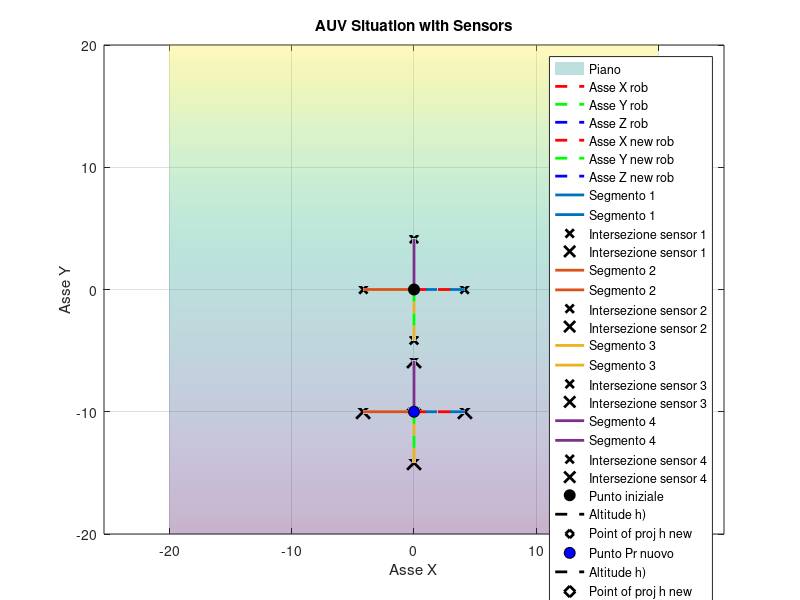

The MATLAB source for this figure:
% clear; close all; clc;

% Flag per usare angoli specifici o generati randomicamente
use_specific_angles = true; % Imposta a 'false' per angoli randomici
use_specific_speed = true; % Imposta a 'false' per velocità randomiche
tolerance = 1e-4;
areDifferent = @(a, b, tol) abs(a - b) > tol * max(abs(a), abs(b));

%% Angle defintions
if use_specific_angles
    % terrain
    beta = 0;
    alpha = pi/10;

    % robot
    theta = 0;
    phi = 0;
else
    % random angles generator
    lower_bound = -pi/2;
    upper_bound = pi/2;
    % Genera un singolo angolo randomico
    beta = lower_bound + (upper_bound - lower_bound) * rand();
    alpha = lower_bound + (upper_bound - lower_bound) * rand();
    lower_bound = -pi/4;
    upper_bound = pi/4;
    theta = lower_bound + (upper_bound - lower_bound) * rand();
    phi = lower_bound + (upper_bound - lower_bound) * rand();
end
fprintf('Valori per angoli\n');
fprintf('beta: %.2f\n', rad2deg(beta));
fprintf('alpha: %.2f\n', rad2deg(alpha));
fprintf('theta: %.2f\n', rad2deg(theta));
fprintf('phi: %.2f\n', rad2deg(phi)); 

%% Speed definitions
if use_specific_speed
    surge = 0;
    sway = 10000;
    heave = 0;
    p = 0;
    q = 0;
else
    % random angles generator
    lower_bound = 10000;
    upper_bound = -10000;
    % Genera un singolo angolo randomico
    surge = lower_bound + (upper_bound - lower_bound) * rand();
    sway = lower_bound + (upper_bound - lower_bound) * rand();
    heave = lower_bound + (upper_bound - lower_bound) * rand();
    lower_bound = 10000;
    upper_bound = -10000;
    p = lower_bound + (upper_bound - lower_bound) * rand();
    q = lower_bound + (upper_bound - lower_bound) * rand();
end
fprintf('\nValori per velocità\n');
fprintf('u: %.2f\n', surge);
fprintf('v: %.2f\n', sway);
fprintf('w: %.2f\n', heave);
fprintf('p: %.2f\n', rad2deg(p)); 
fprintf('q: %.2f\n', rad2deg(q)); 
%% Simulation parameters
Ts = 0.001;
yaw = 0;

%% Terrain Parameters
pplane = [0, 0, -10]';
n0 = [0, 0, -1]'; % segno da controllare
wRs_fixed = diag([1, -1, -1]); % Flip the z-axis and y-axis

%% Robot Parameters
pr = [0, 0, 0]';
speed = [surge, sway, heave, p, q, 0]; 
num_s = 4;
% ----- SU ROLL NON SONO SICURO -------%
s = zeros(3,num_s);
Gamma = -pi/8; % y1 angle (dietro)
s(:, 1) = [sin(Gamma + theta), 0, cos(Gamma + theta)]';
Lambda = pi/8; % y2 angle (front)
s(:, 2) = [sin(Lambda + theta), 0, cos(Lambda + theta)]';
Eta = -pi/8; % y3 angle (left)
s(:, 3) = [0, -sin(Eta + phi), cos(Eta + phi)]';
Zeta = pi/8; % y4 angle (right)
s(:, 4) = [0, -sin(Zeta + phi), cos(Zeta + phi)]';

% check of consistency (non sembra obbligatorio)
for k = 1:num_s
    if (norm(s(:,k)) ~= 1)
        fprintf('k = %.0f\n', k);
        error('norm is not 1');
    end
end

%% Geometry Compuataion 
%  normal to the plane
n_yx = rotz(0)*roty(beta)*rotx(alpha)*n0;
fprintf('\nVettore superficie\n');
fprintf('n_yx: [%.4f; %.4f; %.4f]\n', n_yx(1), n_yx(2), n_yx(3));
if (norm(n_yx) ~= 1)
    fprintf('norm n_yx is not 1\n');
end

%% Sensor Values
t_star = zeros(1, num_s);
p_int = zeros(3, num_s);
y = zeros(1, num_s);
for k = 1:num_s
    if dot(s(:,k),n_yx) == 0
        error('The line s and the plane n_yx are parallel');
    end
    t_star(:, k) = -(dot((pr - pplane),n_yx))/(dot(s(:,k),n_yx));
    p_int(:, k) = pr + t_star(:, k)*s(:, k);
    y(k) = norm(t_star(:, k));
end

% Check of visibility
z_r = [0, 0, -1]';
z_r = rotz(yaw)*roty(theta)*rotx(phi)*z_r; % Adjust z_r based on angles

for k = 1:num_s
    v_p = p_int(:, k) - pr;
    visibile = dot(z_r, v_p) > 0;
    if ~visibile
        fprintf('Error in visibility for the sensor %0.f\n', k);
        error('Point not visible');
    end
end

%% Altitude Computation
% real altitude
% ---- Il meno perchè devo considerarlo nell'altro lato ----%
h_real_yx = -(n_yx'*(pr - pplane))/(norm(n_yx));
fprintf('\nValore per altezza nel primo punto\n');
fprintf('h: %.4f\n', h_real_yx);

%% Check of the results first point
% y Values
fprintf('\nValori dei sensori per primo punto\n');
y_mes = zeros(1, num_s);
for k = 1:num_s
    fprintf('y%.0f = %.4f\n', k, y(k));
    y_mes(k) = (norm(p_int(:, k) - pr));
    if areDifferent(y_mes(k), y(:, k), tolerance)
        fprintf('y: %.4f\n', y_mes(k));
        fprintf('Errore in y per il sensore %0.f\n', k);
    end
end

% h Values
h_from_y = zeros(1, num_s);
for k = 1:num_s
    h_from_y = y(k) * n_yx' * s(:, k);
    if areDifferent(h_real_yx, -h_from_y, tolerance)
        fprintf('h got from y values: %.4f\n', h_from_y);
        fprintf('Errore in h per il sensore %0.f nel calcolo h from y\n', k);
    end
end

%% Muovo il robot
% ----- COME GESTISCO ANGOLARI?? ----- % !!!!!!
w_speed_tp = rotz(yaw) * roty(theta) * rotx(phi) * speed(1:3)';
w_speed = [w_speed_tp; p; q; 0];
% Il meno per vedere bene su Matlab
pr_new = pr + [w_speed(1)*Ts, -w_speed(2)*Ts, -w_speed(3)*Ts]';

%% New Sensor Values
t_star_new = zeros(1, num_s);
p_int_new = zeros(3, num_s);
y_new = zeros(1, num_s);
for k = 1:num_s
    if dot(s(:,k),n_yx) == 0
        error('The line s and the plane n_yx are parallel');
    end
    t_star_new(:, k) = -(dot((pr_new - pplane),n_yx))/(dot(s(:,k),n_yx));
    p_int_new(:, k) = pr_new + t_star_new(:, k)*s(:, k);
    y_new(k) = norm(t_star_new(:, k));
end

% Check of visibility (z_r va spostato, ma come?) !! controlla !!
z_r = [0, 0, -1]';
phi = phi + p*Ts;
theta = theta + q*Ts;
z_r = rotz(yaw)*roty(theta)*rotx(phi)*z_r; % Adjust z_r based on angles

for k = 1:num_s
    v_p = p_int_new(:, k) - pr_new;
    visibile = dot(z_r, v_p) > 0;
    if ~visibile
        fprintf('Error in visibility for the sensor in the new point %0.f\n', k);
        error('Point not visible');
    end
end

%% New Altitude Computation
% real altitude
% ---- Il meno perchè devo considerarlo nell'altro lato ----%
h_real_yx_new = -(n_yx'*(pr_new - pplane))/(norm(n_yx));
fprintf('\nValore per altezza nel nuovo punto\n');
fprintf('New h_yx: %.4f\n', h_real_yx_new);

%% Check of the results for consistency
% y Values new
fprintf('\nValori dei sensori per nuovo punto\n');
y_mes_new = zeros(1, num_s);
for k = 1:num_s
    fprintf('New y%.0f = %.4f\n', k, y_new(k));
    y_mes_new(k) = (norm(p_int_new(:, k) - pr_new));
    if areDifferent(y_mes_new(k), y_new(k), tolerance)
        fprintf('New y%0.f: %.4f\n',k, y_mes_new(k));
        error('Errore in y per il sensore %0.f\n', k);
    end
end
% h Values check
h_from_y_new = zeros(1, num_s);
for k = 1:num_s
    h_from_y_new(k) = y_new(k) * n_yx' * s(:, k);
    if areDifferent(h_real_yx_new, -h_from_y_new(k), tolerance)
        fprintf('h(%0.f): %.4f\n',k, h_from_y_new(k));
        error('Errore in h per il sensore %0.f nel calcolo new h from y\n', k);
    end
end

%% Check of the results the states
% ---- NON TORNA il ragionamento ---%
% hpc_a = (w_speed(1)*Ts)*sin(alpha);
% hpc_b = (w_speed(2)*Ts)*sin(beta);
% w_dh = w_speed(3)*Ts - hpc_b - hpc_a;
% wRs = wRs_fixed * rotz(0)*roty(beta)*rotx(alpha);
% s_dh = (wRs)'*w_speed(1:3)*Ts
% % Rivedere ragionamento
% % Qualcosa non va nella costruzione del piano

%% Plot
figure;
hold on;
grid on;
box on;
% for plot
p_proj = pr - dot(n_yx, pr - pplane) * n_yx; % h projection
colors = lines(num_s);

% Plane plot
[xp, yp] = meshgrid(-20:0.5:20, -20:0.5:20);
if abs(n_yx(3)) > 1e-6
    fprintf('\n!!!Attivazione if disegno del piano!!!\n');
    zp = (-n_yx(1)*(xp-pplane(1)) - n_yx(2)*(yp-pplane(2)))/n_yx(3) + pplane(3);
    surf(xp, yp, zp, 'FaceAlpha', 0.3, 'EdgeColor', 'none', 'DisplayName', 'Piano');
end

% Robot frame
x_dir = rotz(yaw) * roty(theta) * rotx(phi) * [1; 0; 0];
y_dir = rotz(yaw) * roty(theta) * rotx(phi) * [0; -1; 0];
z_dir = rotz(yaw) * roty(theta) * rotx(phi) * [0; 0; -1];
t_tmp = 3;
p_x_dir = pr + t_tmp * x_dir;
p_y_dir = pr + t_tmp * y_dir;
p_z_dir = pr + t_tmp * z_dir;
% Robot frame plot
plot3([pr(1), p_x_dir(1)], [pr(2), p_x_dir(2)], [pr(3), p_x_dir(3)], 'r--', 'LineWidth', 2, 'DisplayName', 'Asse X rob');
plot3([pr(1), p_y_dir(1)], [pr(2), p_y_dir(2)], [pr(3), p_y_dir(3)], 'g--', 'LineWidth', 2, 'DisplayName', 'Asse Y rob');
plot3([pr(1), p_z_dir(1)], [pr(2), p_z_dir(2)], [pr(3), p_z_dir(3)], 'b--', 'LineWidth', 2, 'DisplayName', 'Asse Z rob');

% New point robot frame
x_dir = rotz(yaw) * roty(theta) * rotx(phi) * [1; 0; 0];
y_dir = rotz(yaw) * roty(theta) * rotx(phi) * [0; -1; 0];
z_dir = rotz(yaw) * roty(theta) * rotx(phi) * [0; 0; -1];
t_tmp = 3;
p_x_dir = pr_new + t_tmp * x_dir;
p_y_dir = pr_new + t_tmp * y_dir;
p_z_dir = pr_new + t_tmp * z_dir;
plot3([pr_new(1), p_x_dir(1)], [pr_new(2), p_x_dir(2)], [pr_new(3), p_x_dir(3)], 'r--', 'LineWidth', 2, 'DisplayName', 'Asse X new rob');
plot3([pr_new(1), p_y_dir(1)], [pr_new(2), p_y_dir(2)], [pr_new(3), p_y_dir(3)], 'g--', 'LineWidth', 2, 'DisplayName', 'Asse Y new rob');
plot3([pr_new(1), p_z_dir(1)], [pr_new(2), p_z_dir(2)], [pr_new(3), p_z_dir(3)], 'b--', 'LineWidth', 2, 'DisplayName', 'Asse Z new rob');

% Sensor plot
for k = 1:num_s
    plot3([pr(1), p_int(1, k)], [pr(2), p_int(2, k)], [pr(3), p_int(3, k)], ...
          'LineWidth', 2, 'Color', colors(k, :), ...
          'DisplayName', sprintf('Segmento %d', k));
    plot3([pr_new(1), p_int_new(1, k)], [pr_new(2), p_int_new(2, k)], [pr_new(3), p_int_new(3, k)], ...
          'LineWidth', 2, 'Color', colors(k, :), ...
          'DisplayName', sprintf('Segmento %d', k));
    plot3(p_int(1, k), p_int(2, k), p_int(3, k), 'kx', 'MarkerFaceColor', colors(k, :), ...
            'MarkerSize', 6, 'LineWidth', 2, 'DisplayName', sprintf('Intersezione sensor %d', k));
    plot3(p_int_new(1, k), p_int_new(2, k), p_int_new(3, k), 'kx', 'MarkerFaceColor', colors(k, :), ...
            'MarkerSize', 10, 'LineWidth', 2, 'DisplayName', sprintf('Intersezione sensor %d', k));
end

% Punto iniziale
plot3(pr(1), pr(2), pr(3), 'ko', 'MarkerFaceColor', 'k', 'MarkerSize', 8, 'DisplayName', 'Punto iniziale');
plot3([pr(1), p_proj(1)], [pr(2), p_proj(2)], [pr(3), p_proj(3)], ...
      'k--', 'LineWidth', 2, 'DisplayName', 'Altitude h)');
plot3(p_proj(1), p_proj(2), p_proj(3), 'kd', 'MarkerSize', 6, 'LineWidth', 2, 'DisplayName', 'Point of proj h new');

% Nuovo punto robot
plot3(pr_new(1), pr_new(2), pr_new(3), 'ko', 'MarkerFaceColor', 'b', 'MarkerSize', 8, 'DisplayName', 'Punto Pr nuovo');

% New projection point
p_proj_new = pr_new - dot(n_yx, pr_new - pplane) * n_yx; % h projection
if areDifferent(norm(p_proj_new - pr_new), h_real_yx_new, tolerance)
    fprintf('P projection x: %.0f, y: %.0f, z: %.0f\n', p_proj_new(1), p_proj_new(2), p_proj_new(3));
    fprintf('Valore h = %.4f projected\n', norm(p_proj_new - pr_new));
    fprintf('Error nel calcolo della h nuova\n');
end

plot3([pr_new(1), p_proj_new(1)], [pr_new(2), p_proj_new(2)], [pr_new(3), p_proj_new(3)], ...
      'k--', 'LineWidth', 2, 'DisplayName', 'Altitude h)');
plot3(p_proj_new(1), p_proj_new(2), p_proj_new(3), 'kd', 'MarkerSize', 10, 'LineWidth', 2, 'DisplayName', 'Point of proj h new');

xlabel('Asse X');
ylabel('Asse Y');
zlabel('Asse Z');

title('AUV Situation with Sensors');
legend('Location', 'best');
axis equal; 
hold off;

function Rx = rotx(a)
    Rx = [1, 0, 0;
          0, cos(a), -sin(a);
          0, sin(a), cos(a)];
end
function Ry = roty(a)
    Ry = [cos(a), 0, sin(a);
           0, 1, 0;
          -sin(a), 0, cos(a)];
end
function Rz = rotz(a)
    Rz = [cos(a), -sin(a), 0;
          sin(a), cos(a), 0;
            0, 0, 1];
end
